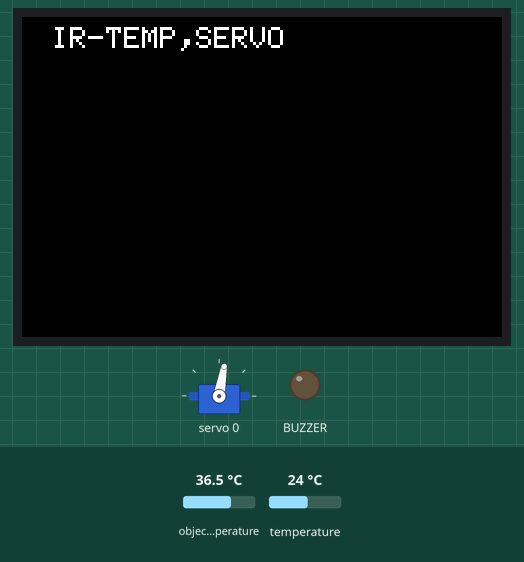
Simulated run of this sketch. Board: Seeed Wio Terminal. On the bench: 480×320 colour display, servo, output pins drawn as LEDs (lit = HIGH). The test bench sets the inputs (shaded band); at power-on: object temperature 36.5 °C, temperature 24 °C.

Above: at 0.4 s.
At 2.5 s:
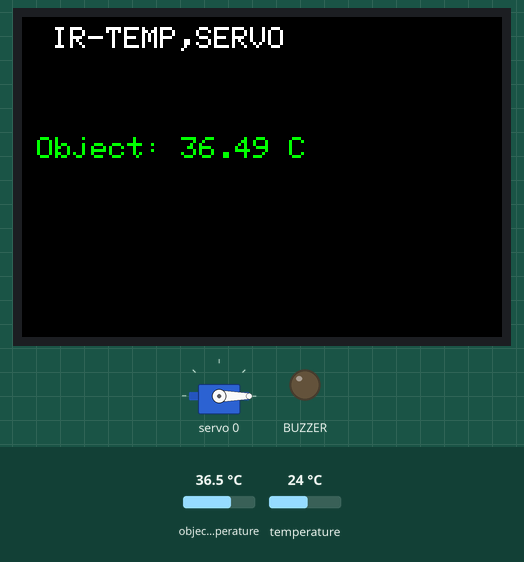
2.6 s: object temperature set to 33.3 °C
At 2.9 s:
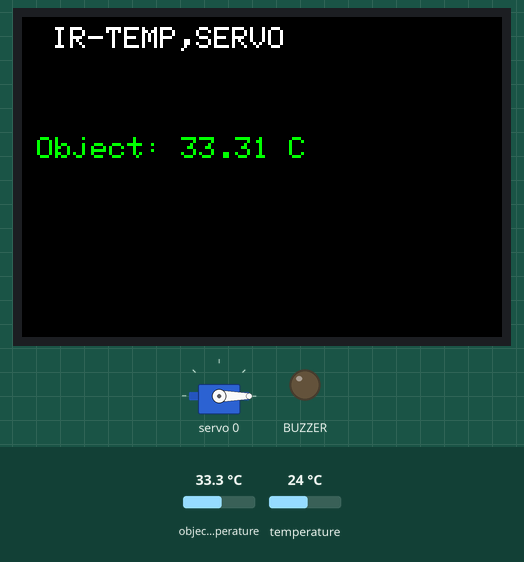
4.8 s: object temperature set to 32.7 °C
At 7.0 s:
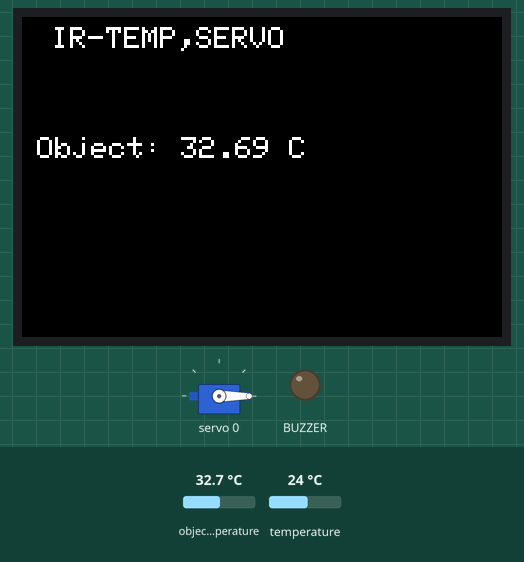
7.3 s: object temperature set to 39 °C
At 9.2 s:
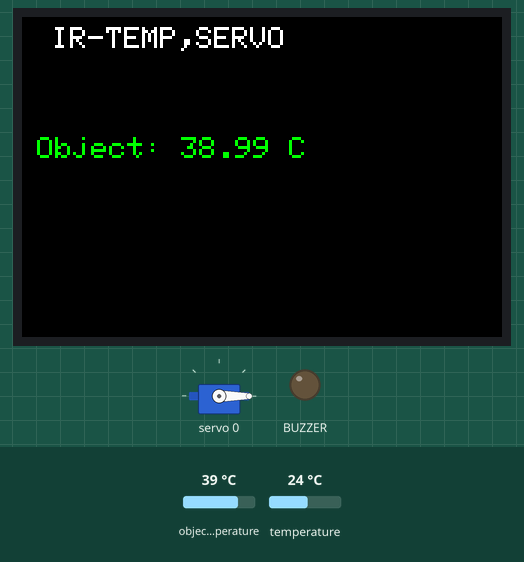
Timing chart, 0 to 10.7 s (numbered marks = the images above; inputs shaded):
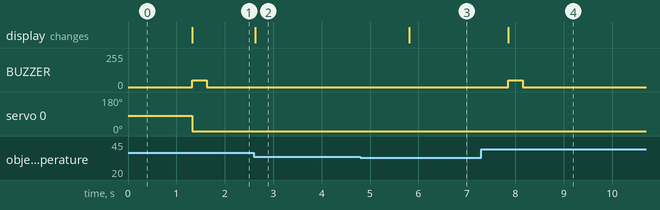

The sketch:

04_MLX90614_Servo.ino
```cpp
#include <TFT_eSPI.h>
#include <Wire.h>
#include <Adafruit_MLX90614.h>
#include <Adafruit_PWMServoDriver.h>

TFT_eSPI tft;
Adafruit_MLX90614 mlx = Adafruit_MLX90614();
//-------------  Servo  -----------
Adafruit_PWMServoDriver Pwm = Adafruit_PWMServoDriver();
#define SERVO_FREQ 50

boolean stBeeb = 1;
//------------------------------------------------------------- //
void setup() {
  pinMode(WIO_BUZZER, OUTPUT);
  pinMode(WIO_BUZZER, OUTPUT);

  tft.begin();
  mlx.begin();
  //-------------  Servo  -----------
  Pwm.begin();
  Pwm.setOscillatorFrequency(27000000);
  Pwm.setPWMFreq(SERVO_FREQ);

  tft.setRotation(3);
  tft.fillScreen(TFT_BLACK); //Black background
  tft.setTextColor(TFT_WHITE, TFT_BLACK);     // Clear Display Anty Font Replace :  Fill Coler ,Font Color
  tft.setTextSize(3);
  tft.drawString("IR-TEMP,SERVO ", 30, 10);

  Pwm.setPWM(0, 0, 280);
  delay(1000);
};
//------------------------------------------------------------- //
void loop() {
  //----------------------------------------------
  float ambTempC = mlx.readAmbientTempC();
  float objTempC = mlx.readObjectTempC();
  // ---------------  Font Hand  -----------------
  if (objTempC > 33) {
    tft.setTextColor(TFT_GREEN, TFT_BLACK);    // Chang Text To Green
    tft.drawString(String("Object: ") + String(objTempC) + String(" C   "), 15, 120);
    if (stBeeb == 1) {                         // One Beeb
      Pwm.setPWM(0, 0, 20);
      analogWrite(WIO_BUZZER, 50);
      delay(300);
      analogWrite(WIO_BUZZER, 0);
      stBeeb = 0;
      delay(500);
    }
  }
  else {
   // Pwm.setPWM(0, 0, 280);
    tft.setTextColor(TFT_WHITE, TFT_BLACK);
    stBeeb = 1;
    delay(1000);
  }
  // ---------------  Back Hand  -----------------

  // ---------------------------------------------
  tft.drawString(String("Object: ") + String(objTempC) + String(" C   "), 15, 120);
};
//------------------------------------------------------------- //
```

Measured:
- the behaviour switches between 33.1 and 33 °C on object temperature (found by bisection; images 2 and 3)
- after the input at 2.6 s, the display: changes at once (image 2)
- after the input at 4.8 s, the display: changes after 1.0 s (image 3)
- after the input at 7.3 s, BUZZER: 0/255 → 50/255 after 0.56 s, → 0/255 0.30 s later; the display: changes after 0.56 s (image 4)
